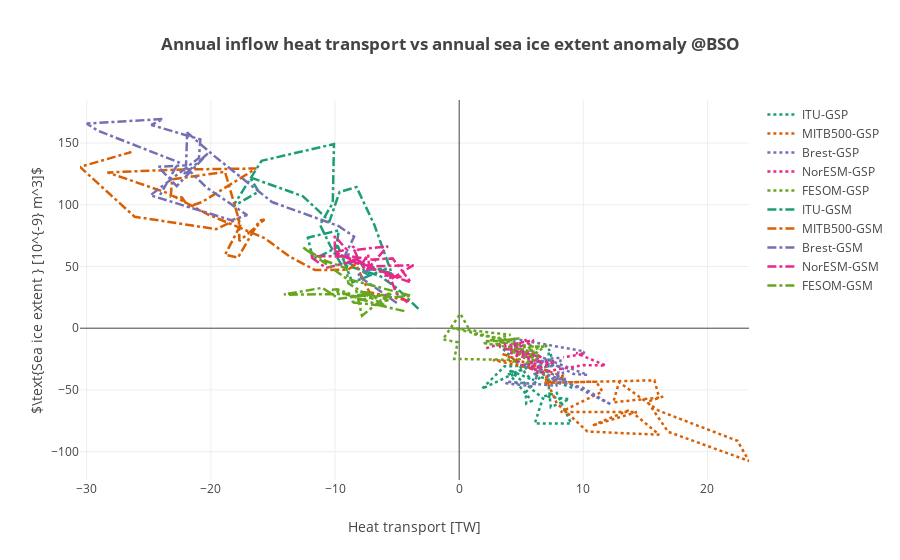

Source (notebook cell):
### Code cell
""" Plot annual heat vs sea ice extent anomaly"""
modelnames = ['ITU' , 'MITB500', 'Brest', 'NorESM', 'FESOM']
#colors = ['blue', 'darkorange', 'red', 'green', 'cyan']
colors = cl.scales['5']['qual']['Dark2']; 

def plot_bso_inflow_heat_seaice(models):
    
    datap = []
    datan = []
    layout = go.Layout(
    title='<b>Annual inflow heat transport vs annual sea ice extent anomaly @BSO</b>',
        yaxis=dict(
            title='$\\text{Sea ice extent } [10^{-9} m^3]$',
            #range=[-14, 14]
        ),
        xaxis=dict(
            title='Heat transport [TW]'
        )
    )  
    # names of the control, gsp and gsn variables [total]  
    ctln = ['ctlxice_barents', 'SIextBK_c', 'refice_extent_BSKS', 'ice_extent_NorESM_BarentsKara_ctrl', 'ctliext_BK']
    gspn = ['gspxice_barents', 'SIextBK_gsp', 'gspice_extent_BSKS', 'ice_extent_NorESM_BarentsKara_gsp', 'gspiext_BK']
    gsnn = ['gsnxice_barents', 'SIextBK_gsm', 'gsnice_extent_BSKS', 'ice_extent_NorESM_BarentsKara_gsn', 'gsniext_BK']

    ctlhn = ['ctlbarents_heatinflow', 'barht_c[1]', 'BSOrefheat_in', 'inflow_ht_NorESM_BSO_ctrl', 'ctlheattransp_BSO_in']
    gsphn = ['gspbarents_heatinflow', 'barht_gsp[1]', 'BSOgspheat_in', 'inflow_ht_NorESM_BSO_gsp', 'gspheattransp_BSO_in']
    gsnhn = ['gsnbarents_heatinflow', 'barht_gsm[1]', 'BSOgsnheat_in', 'inflow_ht_NorESM_BSO_gsn', 'gsnheattransp_BSO_in']

    coeffs = [1e-9, 1e-9, 1e-9, 1e-9, 1e-9]
    for ind,mdl in enumerate(models):
        dnm = 'ds'+np.str(ind)+'.'+ctln[ind]+'.groupby(\'time.year\').mean().year'
        time = np.copy(eval(dnm))
        dnm = 'ds'+np.str(ind)+'.'+ctln[ind]+'.groupby(\'time.year\').mean()'
        dnm2 = 'ds'+np.str(ind)+'.'+gspn[ind]+'.groupby(\'time.year\').mean()'
        dnm3 = 'ds'+np.str(ind)+'.'+gsnn[ind]+'.groupby(\'time.year\').mean()'
        val1 = (np.copy(eval(dnm2)-eval(dnm))*coeffs[ind]) #/(np.copy(eval(dnm))*coeffs[ind])
        val2 = (np.copy(eval(dnm3)-eval(dnm))*coeffs[ind]) #/(np.copy(eval(dnm))*coeffs[ind])
        dnm = 'ds'+np.str(ind)+'.'+ctlhn[ind]+'.groupby(\'time.year\').mean()'
        dnm2 = 'ds'+np.str(ind)+'.'+gsphn[ind]+'.groupby(\'time.year\').mean()'
        dnm3 = 'ds'+np.str(ind)+'.'+gsnhn[ind]+'.groupby(\'time.year\').mean()'
        val3 = np.copy(eval(dnm2)-eval(dnm))
        val4 = np.copy(eval(dnm3)-eval(dnm))
        trace1 = go.Scatter(            
            x = val3,
            y = val1,
            mode = 'lines',
            name = mdl+'-GSP',
            line = dict(
                width = 2.5,
                color = colors[ind],
                dash = 'dot',
                shape = 'smooth'
            )
        )
        datap.append(trace1)
        trace2 = go.Scatter(            
            x = val4,
            y = val2,
            mode = 'lines',
            name = mdl+'-GSM',
            line = dict(
                width = 2.5,
                color = colors[ind],
                dash = 'dashdot',
                shape = 'smooth'
            )
        )
        datan.append(trace2)


   
    data = datap + datan
    
    fig = go.Figure(data=data, layout=layout)
    py.offline.iplot(fig)
    


plot_bso_inflow_heat_seaice(modelnames)



#models = widgets.SelectMultiple(options=list(modelnames), value=modelnames, description='Models')    
#widgets.interactive(update_plot,models=models)

### Figure 1 — Plotly figure (JSON) as saved in the notebook; plotly's stock layout.template omitted (floating-point values rounded to 4 significant figures)
{"data": [{"line": {"color": "rgb(27,158,119)", "dash": "dot", "shape": "smooth", "width": 2.5}, "mode": "lines", "name": "ITU-GSP", "type": "scatter", "x": [3.195, 4.591, 5.559, 6.016, 4.004, 6.76, 6.563, 6.098, 9.014, 7.851, 6.859, 8.874, 7.377, 7.093, 5.36, 5.4, 5.849, 4.033, 5.327, 5.602, 4.298, 4.263, 1.837, 3.651, 7.667, 7.219, 7.183, 5.95, 9.362], "y": [-13.37, -27.31, -38.99, -42.26, -33.85, -57.02, -62.1, -77.22, -77.14, -52.39, -55.09, -57.54, -63.97, -33.7, -51.9, -61.01, -58.84, -37.2, -33.09, -27.6, -39.5, -37.51, -49.11, -30.89, -29.94, -16.73, -33.89, -37.44, -49.08]}, {"line": {"color": "rgb(217,95,2)", "dash": "dot", "shape": "smooth", "width": 2.5}, "mode": "lines", "name": "MITB500-GSP", "type": "scatter", "x": [5.285, 7.155, 6.954, 11.02, 11.54, 8.175, 14.31, 10.71, 13.71, 16.11, 10.33, 7.866, 6.662, 2.715, 4.754, 3.47, 6.423, 8.507, 6.996, 15.72, 16.11, 12.41, 12.88, 16.07, 22.41, 23.34, 16.83, 15.17, 16.44], "y": [-19.83, -31.46, -44.27, -43.28, -51.32, -67.97, -67.94, -78.97, -66.18, -86.29, -83.76, -60.9, -34.23, -25.83, -27.13, -20.64, -32.31, -39.43, -44.26, -42.25, -56.21, -60.05, -43.7, -66.84, -91.25, -107.6, -83.91, -59.52, -55.32]}, {"line": {"color": "rgb(117,112,179)", "dash": "dot", "shape": "smooth", "width": 2.5}, "mode": "lines", "name": "Brest-GSP", "type": "scatter", "x": [5.317, 7.524, 6.325, 8.203, 8.637, 8.35, 7.376, 7.377, 9.939, 12.26, 8.312, 4.926, 6.694, 6.481, 6.035, 3.749, 3.85, 7.821, 7.946, 8.2, 7.542, 6.536, 7.327, 9.232, 10.34, 4.693, 4.302, 10.09, 9.884], "y": [-19.94, -30.61, -32.3, -40.0, -45.75, -36.19, -41.68, -41.8, -48.16, -62.05, -41.93, -29.79, -26.75, -27.19, -47.19, -44.65, -43.4, -46.71, -38.22, -24.14, -24.32, -26.81, -27.92, -37.07, -37.84, -15.98, -8.433, -18.82, -22.7]}, {"line": {"color": "rgb(231,41,138)", "dash": "dot", "shape": "smooth", "width": 2.5}, "mode": "lines", "name": "NorESM-GSP", "type": "scatter", "x": [2.178, 3.596, 5.628, 4.818, 3.997, 4.459, 4.489, 4.729, 5.092, 7.742, 5.932, 5.759, 3.627, 6.634, 3.23, 6.027, 4.006, 6.068, 5.763, 5.752, 5.356, 4.315, 6.445, 6.264, 9.974, 11.81, 9.414, 10.07, 8.373], "y": [-16.28, -11.83, -26.95, -12.45, -17.24, -12.12, -16.88, -26.58, -29.8, -26.85, -34.63, -24.19, -16.38, -23.6, -15.12, -9.675, -19.57, -26.39, -33.87, -14.19, -9.616, -15.27, -22.41, -36.39, -29.91, -30.23, -20.16, -20.69, -23.57]}, {"line": {"color": "rgb(102,166,30)", "dash": "dot", "shape": "smooth", "width": 2.5}, "mode": "lines", "name": "FESOM-GSP", "type": "scatter", "x": [5.828, 4.14, 4.902, 7.09, 6.145, 4.348, 4.027, -0.3984, -0.1205, -1.313, 0.09319, 1.012, 4.31, 2.792, 1.876, 6.316, 5.348, 6.315, 5.55, 6.779, 5.709, 2.486, 3.017, 4.866, 2.065, 4.135, -0.5712, 3.395, 3.305], "y": [-13.69, -18.89, -20.74, -13.86, -20.12, -27.18, -25.61, -24.92, -11.38, -9.08, 11.72, -4.579, -10.05, -13.35, -11.84, -19.38, -29.19, -23.53, -14.89, -14.79, -14.77, -9.683, -10.29, -8.374, -10.98, -5.402, 0.05065, -8.663, -6.955]}, {"line": {"color": "rgb(27,158,119)", "dash": "dashdot", "shape": "smooth", "width": 2.5}, "mode": "lines", "name": "ITU-GSM", "type": "scatter", "x": [-3.28, -5.024, -6.405, -9.533, -10.39, -11.21, -10.18, -10.09, -15.91, -18.21, -16.14, -16.87, -12.58, -10.44, -9.635, -8.269, -6.835, -5.418, -7.357, -7.761, -5.837, -8.596, -9.745, -11.77, -12.19, -9.694, -9.992, -7.211, -8.21], "y": [15.72, 32.41, 42.42, 52.25, 66.97, 83.74, 101.5, 149.1, 135.6, 98.77, 110.6, 122.3, 106.9, 86.78, 110.4, 114.3, 83.81, 44.04, 50.66, 47.1, 48.24, 37.05, 65.96, 55.65, 73.38, 79.26, 59.93, 42.48, 56.47]}, {"line": {"color": "rgb(217,95,2)", "dash": "dashdot", "shape": "smooth", "width": 2.5}, "mode": "lines", "name": "MITB500-GSM", "type": "scatter", "x": [-4.017, -7.235, -8.34, -8.95, -11.6, -13.66, -15.65, -20.26, -23.45, -28.33, -22.3, -16.36, -20.73, -21.8, -22.33, -23.23, -23.12, -18.86, -17.62, -18.85, -17.82, -16.08, -15.68, -17.7, -17.75, -19.57, -26.14, -30.54, -26.4], "y": [21.99, 29.18, 51.74, 47.36, 47.06, 58.05, 72.86, 92.3, 109.4, 126.2, 128.6, 129.4, 102.1, 98.32, 105.9, 106.8, 120.6, 126.7, 83.44, 59.55, 57.13, 87.31, 87.99, 70.64, 89.02, 80.27, 90.3, 130.6, 142.7]}, {"line": {"color": "rgb(117,112,179)", "dash": "dashdot", "shape": "smooth", "width": 2.5}, "mode": "lines", "name": "Brest-GSM", "type": "scatter", "x": [-5.025, -6.685, -8.175, -7.024, -8.86, -9.185, -8.458, -9.722, -15.07, -19.82, -21.91, -22.0, -24.25, -22.75, -20.24, -22.16, -21.95, -20.35, -17.08, -18.35, -24.87, -20.96, -20.84, -24.8, -23.84, -29.99, -29.12, -22.6, -24.18], "y": [20.48, 31.93, 42.85, 48.28, 59.76, 59.38, 74.15, 82.81, 102.2, 140.3, 158.6, 131.9, 130.8, 115.1, 141.7, 124.1, 129.7, 113.9, 91.6, 87.44, 107.7, 137.9, 153.0, 164.7, 169.5, 165.8, 160.0, 134.4, 106.3]}, {"line": {"color": "rgb(231,41,138)", "dash": "dashdot", "shape": "smooth", "width": 2.5}, "mode": "lines", "name": "NorESM-GSM", "type": "scatter", "x": [-4.152, -5.065, -5.722, -5.779, -5.909, -4.647, -7.259, -7.327, -7.902, -8.589, -8.209, -5.749, -7.497, -8.265, -8.949, -3.875, -5.366, -6.95, -8.651, -12.03, -10.72, -8.385, -10.01, -10.03, -9.048, -10.03, -7.28, -3.68, -5.796], "y": [20.81, 28.23, 45.77, 44.76, 42.63, 41.48, 48.73, 59.77, 51.18, 66.3, 63.65, 66.44, 46.75, 56.3, 55.15, 36.94, 56.56, 55.55, 58.05, 58.35, 48.86, 54.57, 60.64, 74.71, 63.61, 61.53, 50.03, 51.1, 37.84]}, {"line": {"color": "rgb(102,166,30)", "dash": "dashdot", "shape": "smooth", "width": 2.5}, "mode": "lines", "name": "FESOM-GSM", "type": "scatter", "x": [-4.414, -6.563, -5.435, -8.727, -5.87, -7.091, -8.932, -9.073, -10.72, -12.59, -9.063, -3.85, -6.139, -5.614, -6.306, -7.831, -8.277, -7.017, -8.82, -6.912, -6.089, -10.24, -9.809, -8.803, -13.9, -14.11, -11.03, -9.678, -7.255], "y": [13.82, 18.75, 28.49, 20.96, 17.94, 24.6, 36.43, 48.49, 54.41, 65.47, 40.1, 26.22, 24.47, 22.04, 22.55, 10.07, 29.91, 28.45, 25.74, 26.66, 17.64, 31.09, 31.5, 27.84, 27.15, 27.41, 32.72, 23.83, 27.06]}], "layout": {"title": "<b>Annual inflow heat transport vs annual sea ice extent anomaly @BSO</b>", "xaxis": {"title": "Heat transport [TW]"}, "yaxis": {"title": "$\\text{Sea ice extent } [10^{-9} m^3]$"}}}
